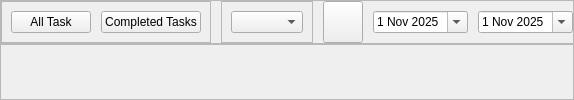
         <widget class="QWidget" name="listPage">
          <layout class="QVBoxLayout" name="verticalLayout_5">
           <property name="spacing">
            <number>0</number>
           </property>
           <property name="leftMargin">
            <number>0</number>
           </property>
           <property name="topMargin">
            <number>0</number>
           </property>
           <property name="rightMargin">
            <number>0</number>
           </property>
           <property name="bottomMargin">
            <number>0</number>
           </property>
           <item>
            <widget class="QFrame" name="frame_7">
             <property name="sizePolicy">
              <sizepolicy hsizetype="Preferred" vsizetype="Fixed">
               <horstretch>0</horstretch>
               <verstretch>0</verstretch>
              </sizepolicy>
             </property>
             <property name="styleSheet">
              <string notr="true">

QPushButton#filterListPagebtn:hover {
    background-color: #e3f2fd;
    border-color: #2596be;
}
</string>
             </property>
             <property name="frameShape">
              <enum>QFrame::Shape::StyledPanel</enum>
             </property>
             <property name="frameShadow">
              <enum>QFrame::Shadow::Raised</enum>
             </property>
             <layout class="QHBoxLayout" name="horizontalLayout_10">
              <property name="spacing">
               <number>10</number>
              </property>
              <property name="leftMargin">
               <number>0</number>
              </property>
              <property name="topMargin">
               <number>0</number>
              </property>
              <property name="rightMargin">
               <number>0</number>
              </property>
              <property name="bottomMargin">
               <number>0</number>
              </property>
              <item alignment="Qt::AlignmentFlag::AlignLeft|Qt::AlignmentFlag::AlignTop">
               <widget class="QFrame" name="frame_10">
                <property name="frameShape">
                 <enum>QFrame::Shape::StyledPanel</enum>
                </property>
                <property name="frameShadow">
                 <enum>QFrame::Shadow::Raised</enum>
                </property>
                <layout class="QHBoxLayout" name="horizontalLayout_11">
                 <property name="spacing">
                  <number>10</number>
                 </property>
                 <item alignment="Qt::AlignmentFlag::AlignHCenter|Qt::AlignmentFlag::AlignVCenter">
                  <widget class="QPushButton" name="allTask">
                   <property name="focusPolicy">
                    <enum>Qt::FocusPolicy::NoFocus</enum>
                   </property>
                   <property name="text">
                    <string>All Task</string>
                   </property>
                   <property name="icon">
                    <iconset resource="resources.qrc">
                     <normaloff>:/blueIcons/resources/icons/clipboard.svg</normaloff>:/blueIcons/resources/icons/clipboard.svg</iconset>
                   </property>
                   <property name="iconSize">
                    <size>
                     <width>24</width>
                     <height>24</height>
                    </size>
                   </property>
                  </widget>
                 </item>
                 <item alignment="Qt::AlignmentFlag::AlignRight|Qt::AlignmentFlag::AlignVCenter">
                  <widget class="QPushButton" name="taskCompleted">
                   <property name="focusPolicy">
                    <enum>Qt::FocusPolicy::NoFocus</enum>
                   </property>
                   <property name="text">
                    <string>Completed Tasks</string>
                   </property>
                   <property name="icon">
                    <iconset resource="resources.qrc">
                     <normaloff>:/blueIcons/resources/icons/check-circle.svg</normaloff>:/blueIcons/resources/icons/check-circle.svg</iconset>
                   </property>
                   <property name="iconSize">
                    <size>
                     <width>24</width>
                     <height>24</height>
                    </size>
                   </property>
                  </widget>
                 </item>
                </layout>
               </widget>
              </item>
              <item alignment="Qt::AlignmentFlag::AlignVCenter">
               <widget class="QFrame" name="frame_9">
                <property name="frameShape">
                 <enum>QFrame::Shape::StyledPanel</enum>
                </property>
                <property name="frameShadow">
                 <enum>QFrame::Shadow::Raised</enum>
                </property>
                <layout class="QHBoxLayout" name="horizontalLayout_13">
                 <item alignment="Qt::AlignmentFlag::AlignTop">
                  <widget class="QComboBox" name="comboBox"/>
                 </item>
                </layout>
               </widget>
              </item>
              <item>
               <widget class="QPushButton" name="filterListPagebtn">
                <property name="sizePolicy">
                 <sizepolicy hsizetype="Fixed" vsizetype="Minimum">
                  <horstretch>0</horstretch>
                  <verstretch>0</verstretch>
                 </sizepolicy>
                </property>
                <property name="minimumSize">
                 <size>
                  <width>24</width>
                  <height>24</height>
                 </size>
                </property>
                <property name="focusPolicy">
                 <enum>Qt::FocusPolicy::NoFocus</enum>
                </property>
                <property name="text">
                 <string/>
                </property>
                <property name="icon">
                 <iconset resource="resources.qrc">
                  <normaloff>:/blueIcons/resources/icons/filter.svg</normaloff>:/blueIcons/resources/icons/filter.svg</iconset>
                </property>
                <property name="iconSize">
                 <size>
                  <width>24</width>
                  <height>24</height>
                 </size>
                </property>
               </widget>
              </item>
              <item>
               <widget class="QDateEdit" name="dateFrom1">
                <property name="calendarPopup">
                 <bool>true</bool>
                </property>
                <property name="date">
                 <date>
                  <year>2025</year>
                  <month>11</month>
                  <day>1</day>
                 </date>
                </property>
               </widget>
              </item>
              <item>
               <widget class="QDateEdit" name="dateTo1">
                <property name="calendarPopup">
                 <bool>true</bool>
                </property>
                <property name="date">
                 <date>
                  <year>2025</year>
                  <month>11</month>
                  <day>1</day>
                 </date>
                </property>
               </widget>
              </item>
             </layout>
            </widget>
           </item>
           <item>
            <widget class="QFrame" name="frame_8">
             <property name="styleSheet">
              <string notr="true"/>
             </property>
             <property name="frameShape">
              <enum>QFrame::Shape::StyledPanel</enum>
             </property>
             <property name="frameShadow">
              <enum>QFrame::Shadow::Raised</enum>
             </property>
             <layout class="QHBoxLayout" name="horizontalLayout_12">
              <property name="spacing">
               <number>0</number>
              </property>
              <property name="leftMargin">
               <number>0</number>
              </property>
              <property name="topMargin">
               <number>0</number>
              </property>
              <property name="rightMargin">
               <number>0</number>
              </property>
              <property name="bottomMargin">
               <number>0</number>
              </property>
              <item>
               <widget class="QWidget" name="taskListcontainer" native="true"/>
              </item>
             </layout>
            </widget>
           </item>
          </layout>
         </widget>
